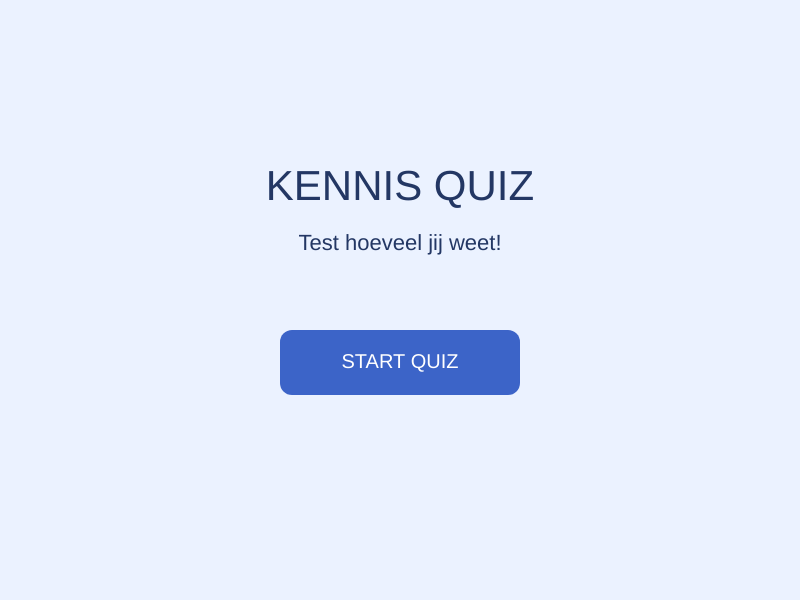
Frame 1 (no input)
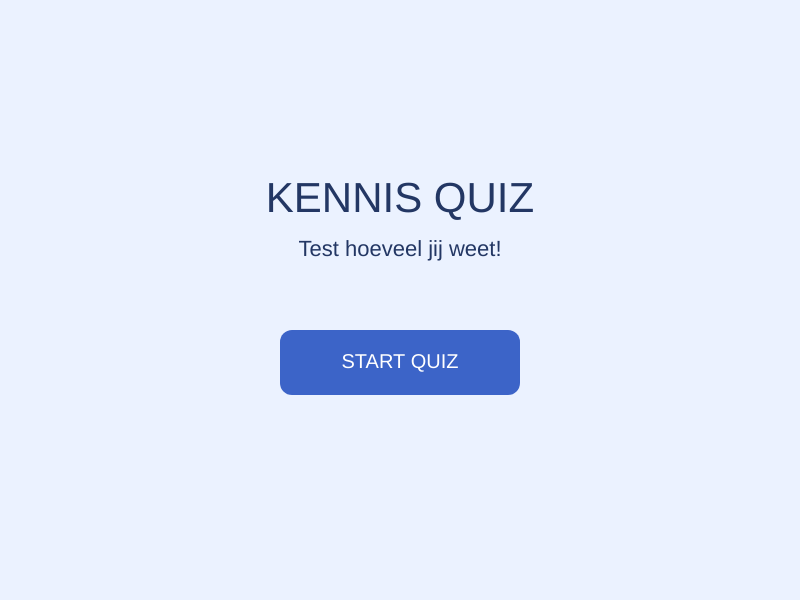
Frame 60 (no input)
Frame 120 (the mouse pressed at the canvas centre since frame 60): identical to frame 60, image omitted

The p5.js sketch that drew these frames (run headless with seeded random() and noise() and a simulated clock; from frame 60 on, the mouse is pressed at the canvas centre):

// p5.js sketch
// ── sketch.js

let vragen = [
  {
    vraag: "Hoeveel botten heeft een volwassen mens?",
    antwoorden: ["206", "300", "150", "250"],
    goed: 0
  },
  {
    vraag: "Hoeveel planeten zijn er in ons zonnestelsel?",
    antwoorden: ["7", "8", "9", "10"],
    goed: 1
  },
  {
    vraag: "Wie schilderde de Mona Lisa?",
    antwoorden: ["Van Gogh", "Picasso", "Leonardo da Vinci", "Rembrandt"],
    goed: 2
  },
  {
    vraag: "Wat is de grootste oceaan?",
    antwoorden: ["Atlantische", "Indische", "Noordelijke IJszee", "Stille"],
    goed: 3
  },
  {
    vraag: "Hoeveel dagen heeft een schrikkeljaar?",
    antwoorden: ["364", "365", "366", "367"],
    goed: 2
  },
  {
    vraag: "Welk land heeft de vorm van een laars?",
    antwoorden: ["Spanje", "Italië", "Frankrijk", "Griekenland"],
    goed: 1
  },
  {
    vraag: "Wat is het grootste land ter wereld?",
    antwoorden: ["China", "Canada", "Rusland", "Brazilië"],
    goed: 2
  },
  {
    vraag: "Wat is het snelste landdier?",
    antwoorden: ["Leeuw", "Jachtluipaard", "Paard", "Tijger"],
    goed: 1
  },
  {
    vraag: "In welk jaar begon WOII?",
    antwoorden: ["1914", "1939", "1945", "1930"],
    goed: 1
  },
  {
    vraag: "Hoeveel spelers heeft een voetbalteam op het veld?",
    antwoorden: ["9", "10", "11", "12"],
    goed: 2
  }
];

let vraagNummer = 0;
let score = 0;
let scherm = "start";
let feedback = "";
let gekozen = -1;

function setup() {
  createCanvas(800, 600);
  
}

function draw() {
  background(235, 242, 255);

  if (scherm == "start") {
    startScherm();
  }

  if (scherm == "quiz") {
    quizScherm();
  }

  if (scherm == "einde") {
    eindScherm();
  }
}

// Het startscherm tekenen
function startScherm() {
  fill(35, 55, 100);
  textAlign(CENTER);
  textSize(42);
  text("KENNIS QUIZ", 400, 200);

  textSize(22);
  text("Test hoeveel jij weet!", 400, 250);

  tekenKnop("START QUIZ", 280, 330, 240, 65);
}

//  quizscherm tekenen //
function quizScherm() {
  fill(35, 55, 100);
  textAlign(CENTER);
  textSize(22);
  text("Vraag " + (vraagNummer + 1) + " van " + vragen.length,
       400, 60);

  textSize(16);
  text("Score: " + score, 400, 95);

  //  vraag uit data object halen //
  let huidigeVraag = vragen[vraagNummer];

  tekenVraag(huidigeVraag.vraag);

  // 4 antwoorden tekenen //
  for (let i = 0; i < huidigeVraag.antwoorden.length; i++) {
    tekenAntwoord(huidigeVraag.antwoorden[i], i);
  }

  // volgende vraag //
  fill(35, 55, 100);
  textSize(20);
  text(feedback, 400, 535);

  if (gekozen != -1) {
    tekenKnop("VOLGENDE", 300, 550, 200, 40);
  }
}

// eindscherm tekenen //
function eindScherm() {
  fill(35, 55, 100);
  textAlign(CENTER);
  textSize(40);
  text("QUIZ KLAAR!", 400, 200);

  textSize(26);
  text("Jouw score: " + score + " / " + vragen.length,
       400, 270);

  textSize(20);

  if (score >= 8) {
    text("Goed gedaan!", 400, 320);
  } else if (score >= 5) {
    text("Netjes gedaan!", 400, 320);
  } else {
    text("Probeer het nog eens!", 400, 320);
  }

  tekenKnop("OPNIEUW SPELEN", 260, 380, 280, 65);
}

// vraag tekenen //
function tekenVraag(vraagTekst) {
  fill(255);
  stroke(180, 195, 220);
  rect(80, 130, 640, 100, 15);

  noStroke();
  fill(35, 55, 100);
  textAlign(CENTER, CENTER);
  textSize(23);
  text(vraagTekst, 100, 145, 600, 70);
}

// antwoord tekenen //
function tekenAntwoord(antwoordTekst, nummer) {
  let x = 100;
  let y = 260 + nummer * 60;

  if (gekozen == nummer) {
    if (feedback == "Goed antwoord!") {
      fill(100, 210, 130);
    } else {
      fill(240, 120, 120);
    }
  } else {
    fill(255);
  }

  stroke(180, 195, 220);
  rect(x, y, 600, 45, 10);

  noStroke();
  fill(35, 55, 100);
  textAlign(CENTER, CENTER);
  textSize(18);
  text(antwoordTekst, x, y, 600, 45);
}

// knop tekenen //
function tekenKnop(tekstKnop, x, y, breedte, hoogte) {
  fill(60, 100, 200);
  noStroke();
  rect(x, y, breedte, hoogte, 12);

  fill(255);
  textAlign(CENTER, CENTER);
  textSize(20);
  text(tekstKnop, x, y, breedte, hoogte);
}

// kijken waar de muis klikt //
function mousePressed() {
  if (scherm == "start") {
    if (mouseX > 280 && mouseX < 520 &&
        mouseY > 330 && mouseY < 395) {
      scherm = "quiz";
    }
  } else if (scherm == "quiz") {
    // een antwoord kiezen als er nog niets gekozen is //
    if (gekozen == -1) {
      for (let i = 0; i < 4; i++) {
        let y = 260 + i * 60;

        if (mouseX > 100 && mouseX < 700 &&
            mouseY > y && mouseY < y + 45) {

          gekozen = i;

          if (gekozen == vragen[vraagNummer].goed) {
            score++;
            feedback = "Goed antwoord!";
          } else {
            feedback = "Helaas, fout antwoord!";
          }
        }
      }
    }

    // volgende vraag //
    if (gekozen != -1 &&
        mouseX > 300 && mouseX < 500 &&
        mouseY > 550 && mouseY < 590) {

      vraagNummer++;
      gekozen = -1;
      feedback = "";

      if (vraagNummer >= vragen.length) {
        scherm = "einde";
      }
    }
  } else if (scherm == "einde") {
    if (mouseX > 260 && mouseX < 540 &&
        mouseY > 380 && mouseY < 445) {

      // resetten om opnieuw te spelen //
      vraagNummer = 0;
      score = 0;
      gekozen = -1;
      feedback = "";
      scherm = "quiz";
    }
  }
}
